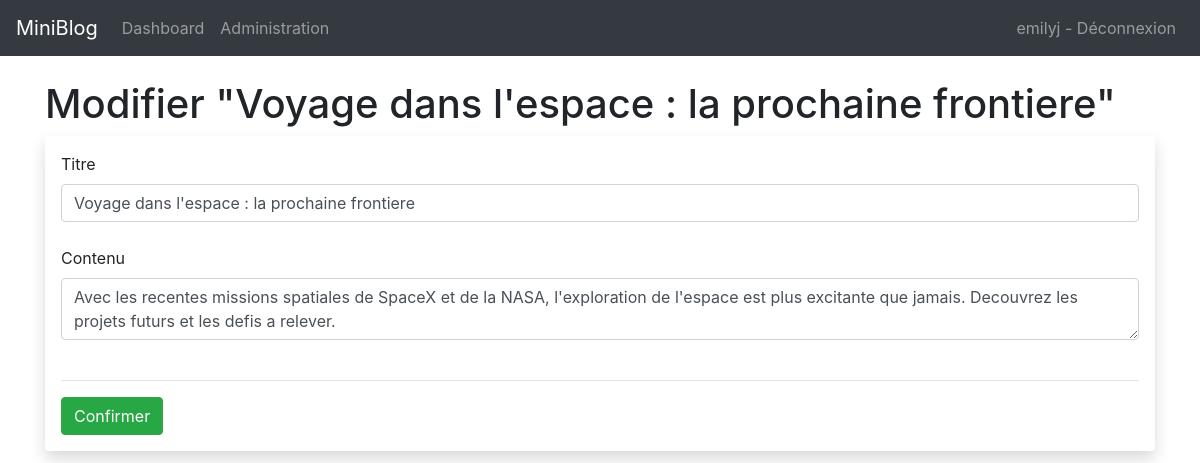
Screenshot of /post/2/edit (signed in) with the database file from the repository.
### app/models.py (models this page shows, shortened)
class User(db.Model, UserMixin):
    id = db.Column(db.Integer, primary_key=True)
    username = db.Column(db.String(20), nullable=False, unique=True)
    email = db.Column(db.String(120), nullable=False, unique=True)
    password_hash = db.Column(db.String(255), nullable=False)
    is_admin = db.Column(db.Boolean, default=False)
    created = db.Column(db.DateTime, default=datetime.now, nullable=False)
    posts = db.relationship('Post', backref='author',
                            lazy=True, cascade="all, delete-orphan")
    @property
    def password(self):
        raise AttributeError('password is not a readable attribute')

class Post(db.Model):
    id = db.Column(db.Integer, primary_key=True)
    created = db.Column(db.DateTime, nullable=False, default=datetime.now)
    title = db.Column(db.String(200), nullable=False)
    content = db.Column(db.Text, nullable=False)
    user_id = db.Column(db.Integer, db.ForeignKey('user.id'), nullable=False)

### app/posts/routes.py (the view, shortened to what this page needs)
@bp.route('/<int:post_id>/edit', methods=('GET', 'POST'))
@login_required
def update(post_id):
    post = Post.query.get_or_404(post_id)
    form = PostForm()
    form.title.data = post.title
    form.content.data = post.content
    return render_template('posts/edit.html', post=post, form=form)

### app/webforms.py
class PostForm(FlaskForm):
    title = StringField("Titre", validators=[InputRequired()])
    content = TextAreaField("Contenu", validators=[InputRequired()])
    submit = SubmitField("Confirmer")

### app/models.py (called while the page is built)
@login_manager.user_loader
def load_user(user_id):
    return User.query.get(int(user_id))

### app/templates/posts/edit.html (shortened to what this page needs)
{% extends 'base.html' %}
{% block content %}
<h1>{% block title %} Modifier "{{ post.title }}" {% endblock %}</h1>
<div class="shadow p-3 mb-5 bg-body rounded">
    <form method="POST">
        {{ form.title.label(class='form-label') }}
        {{ form.title(class='form-control') }}
        <br />
        {{ form.content.label(class='form-label') }}
        {{ form.content(class='form-control') }}
        <br />
        <hr>
        {{ form.submit(class='btn btn-success') }}
    </form>
</div>
{% endblock %}

### app/templates/base.html (shortened to what this page needs)
<!doctype html>
<html lang="en">
<head>
  <link rel="stylesheet" href="{{ url_for('static', filename= 'css/style.css') }}">
  <link rel="stylesheet" href="https://stackpath.bootstrapcdn.com/bootstrap/4.3.1/css/bootstrap.min.css"
>
</head>
<body>
  <nav class="navbar navbar-expand-md navbar-dark bg-dark">
    <a class="navbar-brand" href="{{ url_for('index')}}">MiniBlog</a>
    <div class="collapse navbar-collapse" id="navbarNav">
      <ul class="navbar-nav">
        {% if current_user.is_authenticated %}
        <li class="nav-item">
          <a class="nav-link" href="{{url_for('users.dashboard')}}">Dashboard</a>
        </li>
        {% endif %}
        {% if current_user.is_admin %}
        <li class="nav-item">
          <a class="nav-link" href="{{url_for('admin.index')}}">Administration</a>
        </li>
        {% endif %}
      </ul>
      <ul class="navbar-nav ml-auto">
        {% if current_user.is_authenticated %}
        <li class="nav-item">
          <a class="nav-link" href="{{url_for('users.logout')}}">{{current_user.username}} - Déconnexion</a>
        </li>
        {% endif %}
      </ul>
    </div>
  </nav>
  <div class="container">
    <br />
    {% block content %} {% endblock %}
  </div>
</body>
</html>

### rows the page displays
User: username "emilyj"
Post: title "Voyage dans l'espace : la prochaine frontiere", content "Avec les recentes missions spatiales de SpaceX et de la NASA, l'exploration de l'espace est plus excitante que jamais. Decouvrez les projets futurs et les defis a relever."
